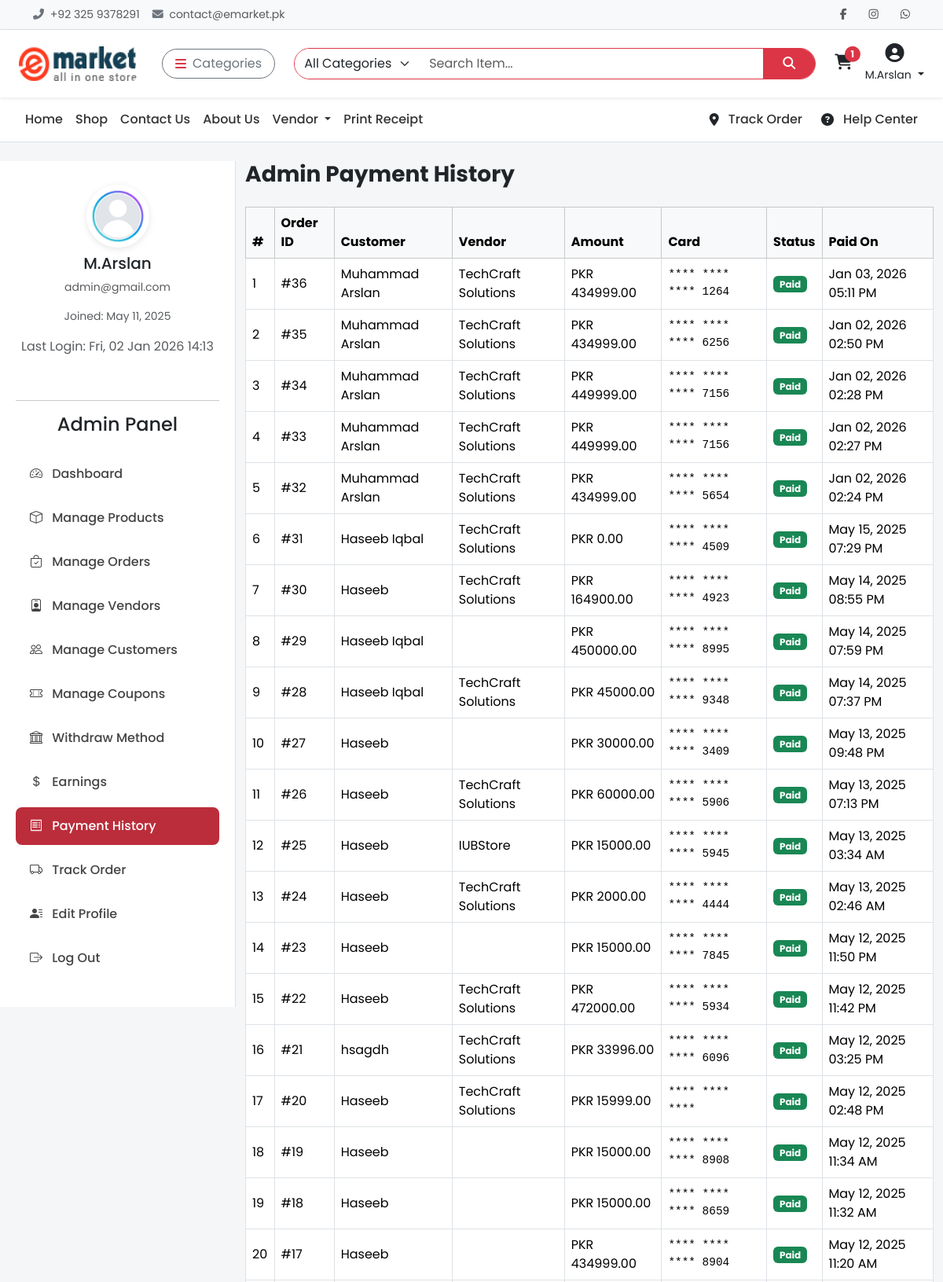
Page /admin-panel/payment-history/ (signed in, upper part) on the committed database.
### api/models.py (models this page shows, shortened)
class Cart(models.Model):
    user = models.ForeignKey(settings.AUTH_USER_MODEL, on_delete=models.CASCADE, null=True, blank=True)
    session_key = models.CharField(max_length=40, null=True, blank=True)
    created_at = models.DateTimeField(auto_now_add=True)
    coupon = models.ForeignKey(Coupon, on_delete=models.SET_NULL, null=True, blank=True)
    total = models.DecimalField(max_digits=10, decimal_places=2, default=0)
    def total_amount(self):
        return self.total
    @property
    def total_items(self):
        return sum(item.quantity for item in self.items.all())
    @staticmethod
    def get_or_create_cart(request):
        if request.user.is_authenticated:
            cart, _ = Cart.objects.get_or_create(user=request.user, session_key=None)
        else:
            session_key = request.session.session_key
            if not session_key:
                request.session.create()
                session_key = request.session.session_key
            cart, _ = Cart.objects.get_or_create(user=None, session_key=session_key)
        return cart

class CartItem(models.Model):
    cart = models.ForeignKey(Cart, related_name='items', on_delete=models.CASCADE)
    product = models.ForeignKey('Product', on_delete=models.CASCADE)
    color = models.ForeignKey('ProductColorVariant', on_delete=models.SET_NULL, null=True, blank=True)
    size = models.ForeignKey('ProductSizeVariant', on_delete=models.SET_NULL, null=True, blank=True)
    quantity = models.PositiveIntegerField(default=1)
    @property
    def total_price(self):
        base_price = self.product.base_price
        color_price = self.color.price if self.color else Decimal(0)
        size_price = self.size.price if self.size else Decimal(0)
        return (base_price + color_price + size_price) * self.quantity

class CustomUser(AbstractUser):
    email = models.EmailField(unique=True)
    phone = models.CharField(max_length=20, blank=True)
    profile_image = models.ImageField(upload_to='profiles/', blank=True, null=True)
    is_vendor = models.BooleanField(default=False)
    is_customer = models.BooleanField(default=True)
    address = models.TextField(blank=True)

class Payment(models.Model):
    order = models.OneToOneField(Order, on_delete=models.CASCADE)
    card_number = models.CharField(max_length=20)  # Mask in production
    expiry = models.CharField(max_length=5)
    cvv = models.CharField(max_length=4)
    payment_status = models.CharField(max_length=20, default='Success')

class Order(models.Model):
    STATUS_CHOICES = [
        ('Pending', 'Pending'),
        ('Processing', 'Processing'),
        ('Shipped', 'Shipped'),
        ('Delivered', 'Delivered'),
        ('Cancelled', 'Cancelled'),
        ('Returned', 'Returned'),
    ]
    user = models.ForeignKey(settings.AUTH_USER_MODEL, on_delete=models.SET_NULL, null=True, blank=True)
    full_name = models.CharField(max_length=255)
    email = models.EmailField()
    phone = models.CharField(max_length=20)
    address = models.TextField()
    city = models.CharField(max_length=100)
    zip_code = models.CharField(max_length=10)
    total_amount = models.DecimalField(max_digits=10, decimal_places=2)
    status = models.CharField(max_length=20, choices=STATUS_CHOICES, default='Pending')
    created_at = models.DateTimeField(auto_now_add=True)
    shipped_at = models.DateTimeField(null=True, blank=True)
    delivered_at = models.DateTimeField(null=True, blank=True)
    courier = models.CharField(max_length=100, blank=True, null=True)
    tracking_number = models.CharField(max_length=100, blank=True, null=True)
    estimated_delivery = models.DateField(default=default_estimated_delivery, null=True, blank=True)

class Vendor(models.Model):
    user = models.OneToOneField(settings.AUTH_USER_MODEL, related_name='vendor', on_delete=models.CASCADE)
    vendor_slug = models.SlugField(blank=True, null=True)
    slug = models.SlugField(blank=True, null=True)
    business_name = models.CharField(max_length=255)
    business_type = models.CharField(max_length=100, choices=[
        ('Individual', 'Individual'),
        ('Company', 'Company'),
        ('Agency', 'Agency'),
    ])
    registration_number = models.CharField(max_length=100)
    tax_id = models.CharField(max_length=100, blank=True, null=True)
    business_description = models.TextField(blank=True)
    phone_number = models.CharField(max_length=20)
    alternate_phone = models.CharField(max_length=20, blank=True, null=True)
    address = models.TextField()
    city = models.CharField(max_length=100)
    state = models.CharField(max_length=100)
    zip_code = models.CharField(max_length=20)
    country = models.CharField(max_length=100)
    bank_name = models.CharField(max_length=100)
    account_holder_name = models.CharField(max_length=100)
    account_number = models.CharField(max_length=100)
    swift_code = models.CharField(max_length=100)
    total_earnings = models.DecimalField(max_digits=10, decimal_places=2, default=0)
    available_balance = models.DecimalField(max_digits=10, decimal_places=2, default=0)
    business_license = models.FileField(upload_to='vendor/licenses/')
    tax_certificate = models.FileField(upload_to='vendor/tax_docs/', blank=True, null=True)
    id_proof = models.FileField(upload_to='vendor/id_proof/')
    logo = models.ImageField(upload_to='vendor/logos/', blank=True, null=True)
    website = models.URLField(blank=True, null=True)
    social_links = models.TextField(blank=True, help_text="Add links separated by commas")
    average_rating = models.DecimalField(max_digits=3, decimal_places=2, default=0.0)
    total_reviews = models.PositiveIntegerField(default=0)
    verified_vendor = models.BooleanField(default=False)
    preferred_payment_method = models.CharField(max_length=50, choices=[
        ('Bank Transfer', 'Bank Transfer'),
        ('PayPal', 'PayPal'),
    ])
    is_payment_info_verified = models.BooleanField(default=False)
    agreed_to_terms = models.BooleanField(default=False)
    created_at = models.DateTimeField(auto_now_add=True)

### api/history.py (the view)
# urls.py: path('admin-panel/payment-history/', history.admin_payment_history, name='admin_payment_history'),
@login_required
def admin_payment_history(request):
    if not request.user.is_staff:
        messages.error(request, "You do not have permission to access this page.")
        return redirect('home')
    payments = Payment.objects.select_related('order__user').prefetch_related('order__items__product__vendor').all().order_by('-order__created_at')
    latest_payment = payments.first() if payments.exists() else None
    context = {
        'payments': payments,
        'latest_payment': latest_payment,
    }
    return render(request, 'admin/payment_history.html', context)

### api/context_processors.py (called while the page is built)
def cart_total_items(request):
    cart = Cart.get_or_create_cart(request)
    return {'cart': cart}

### templates/admin/payment_history.html (shortened to what this page needs)
{% extends 'base.html' %}
{% load static %}
{% block content %}
<div class="container-fluid py-4">
  <div class="row">
    <div class="col-md-3 sidebar">
      <div class="text-center mb-4">
        <img src="{% static 'images/default-user.png' %}" alt="Admin Image" class="user-img mb-2">
        <h5>{{ request.user.username }} </h5>
        <p class="text-muted small">{{ request.user.email }}</p>
        <p class="small text-muted">Joined: {{ request.user.date_joined|date:"M d, Y" }}</p>
          {% if request.user.last_login %}
  <p class="text-muted">Last Login: {{ request.user.last_login|date:"D, d M Y H:i" }}</p>
   {% endif %}
      </div>
      <hr>
      {% include 'includes/sidebar_admin.html' %}
    </div>
    <div class="col-md-9">
      <h3 class="fw-bold mb-4">Admin Payment History</h3>
      {% if payments %}
      <div class="table-responsive mb-5">
        <table class="table table-bordered table-hover align-middle">
          <thead class="table-light">
            <tr>
              <th>#</th>
              <th>Order ID</th>
              <th>Customer</th>
              <th>Vendor</th>
              <th>Amount</th>
              <th>Card</th>
              <th>Status</th>
              <th>Paid On</th>
            </tr>
          </thead>
          <tbody>
            {% for payment in payments %}
            <tr>
              <td>{{ forloop.counter }}</td>
              <td>#{{ payment.order.id }}</td>
              <td>{{ payment.order.full_name }}</td>
              <td>{{ payment.order.user.vendor.business_name }}</td>
              <td>PKR {{ payment.order.total_amount|floatformat:2 }}</td>
              <td class="payment-method">**** **** **** {{ payment.card_number|slice:"-4:" }}</td>
              <td>
                {% if payment.payment_status == "Success" %}
                  <span class="badge bg-success">Paid</span>
                {% else %}
                  <span class="badge bg-danger">{{ payment.payment_status }}</span>
                {% endif %}
              </td>
              <td>{{ payment.order.created_at|date:"M d, Y h:i A" }}</td>
            </tr>
            {% endfor %}
          </tbody>
        </table>
      </div>
      {% else %}
      <div class="alert alert-info">No payments recorded in the system.</div>
      {% endif %}
    </div>
  </div>
</div>
{% endblock %}

### templates/includes/header.html (shortened to what this page needs)
{% load static %}
<div class="topbar border-bottom bg-light py-2 small">
  <div class="container d-flex justify-content-between align-items-center flex-wrap">
    <div class="text-muted d-flex align-items-center gap-3">
      <span><i class="fas fa-phone-alt me-1 text-secondary"></i> +92 325 9378291</span>
      <span><i class="fas fa-envelope me-1 text-secondary"></i> contact@emarket.pk</span>
    </div>
    <div class="d-flex align-items-center gap-3 mt-2 mt-md-0">
      <a href="https://www.facebook.com/ChoudharyMuhammadArslan" class="text-muted"><i class="fab fa-facebook-f"></i></a>
      <a href="https://www.instagram.com/choudharymuhammadarslan/" class="text-muted"><i class="fab fa-instagram"></i></a>
      <a href="https://wa.me/923229989145" class="text-muted"><i class="fab fa-whatsapp"></i></a>
    </div>
  </div>
</div>
<nav class="navbar navbar-expand-lg bg-white shadow-sm py-3 sticky-top">
  <div class="container-fluid px-4">
    <a class="navbar-brand fw-bold me-4 d-flex align-items-center" href="{% url 'home' %}">
      <img src="{% static 'images/logo.jpg' %}" alt="Logo" width="150" height="30" class="me-2 rounded">
    </a>
    <div class="dropdown me-3">
      <button class="btn btn-outline-secondary d-flex align-items-center rounded-pill px-3" type="button" data-bs-toggle="dropdown">
        <i class="fas fa-bars me-2 text-danger"></i> Categories
      </button>
    </div>
    <form class="d-flex flex-grow-1 mx-2" method="GET" action="{% url 'search_products' %}">
      <div class="input-group rounded-pill overflow-hidden border border-danger">
        <select name="category" class="form-select border-0" style="max-width: 160px;">
          <option value="">All Categories</option>
        </select>
        <input type="search" name="q" class="form-control border-0" placeholder="Search Item..." required>
        <button class="btn btn-danger rounded-0 px-4" type="submit"><i class="fas fa-search"></i></button>
      </div>
    </form>
    <div class="d-flex align-items-center ms-3 gap-3">
      <a href="#" id="cart-icon" class="text-dark position-relative" data-bs-toggle="offcanvas" data-bs-target="#cartSidebar">
        <i class="fas fa-shopping-cart fs-5"></i>
        {% if cart.total_items > 0 %}
        <span class="position-absolute top-0 start-100 translate-middle badge rounded-pill bg-danger">
          {{ cart.total_items }}
        </span>
        {% endif %}
        <br>
      </a>
{% if user.is_authenticated %}
  <div class="dropdown text-center">
    <a href="#" class="text-dark text-decoration-none dropdown-toggle" data-bs-toggle="dropdown">
      <i class="fas fa-user-circle fs-4"></i><br>
      <small>{{ user.username }}</small>
    </a>
  </div>
{% else %}
  <a href="#" class="text-dark text-decoration-none text-center" data-bs-toggle="modal" data-bs-target="#loginModal">
    <i class="fas fa-sign-in-alt fs-5"></i><br><small>Login</small>
  </a>
{% endif %}
    </div>
  </div>
</nav>

### templates/base.html (style rules this page uses)
* { font-family: 'Poppins', sans-serif; }
body { background-color: #f4f4f4; }
.topbar { background-color: #f8f9fa; font-size: 14px; padding: 6px 0; }
.topbar a { color: #333; margin-left: 12px; transition: color 0.2s ease; }
.navbar-brand img { height: 44px; }

### templates/admin/payment_history.html (style rules this page uses)
body { background-color: #f4f6f8; font-family: 'Poppins', sans-serif; }
.sidebar { background: white; height: 100%; position: sticky; top: 0; padding: 30px 20px; border-right: 1px solid #e0e0e0; display: flex; flex-direction: column; }
.user-img { width: 100px; height: 100px; object-fit: cover; border-radius: 50%; margin: 0 auto 15px; display: block; box-shadow: 0 2px 8px rgba(0, 0, 0, 0.1); }
.user-img { width: 100px; height: 100px; object-fit: cover; border-radius: 50%; box-shadow: 0 2px 8px rgba(0, 0, 0, 0.1); }
.user-img { width: 80px; height: 80px; object-fit: cover; border-radius: 50%; }
.payment-method { font-family: monospace; color: #6c757d; font-size: 0.9rem; }

### rows in the picture
Cart: total_items "1"
CustomUser: username "M.Arslan", user.username "M.Arslan", user.email "admin@gmail.com", user.date_joined "May 11, 2025", user.last_login "Fri, 02 Jan 2026 14:13"
Payment: order.id "36", order.full_name "Muhammad Arslan", order.user.vendor.business_name "TechCraft Solutions", order.total_amount "434999.00", card_number "1264", payment_status "Paid", order.created_at "Jan 03, 2026 05:11 PM"
Payment: order.id "35", order.full_name "Muhammad Arslan", order.user.vendor.business_name "TechCraft Solutions", order.total_amount "434999.00", card_number "6256", payment_status "Paid", order.created_at "Jan 02, 2026 02:50 PM"
Payment: order.id "34", order.full_name "Muhammad Arslan", order.user.vendor.business_name "TechCraft Solutions", order.total_amount "449999.00", card_number "7156", payment_status "Paid", order.created_at "Jan 02, 2026 02:28 PM"
Payment: order.id "33", order.full_name "Muhammad Arslan", order.user.vendor.business_name "TechCraft Solutions", order.total_amount "449999.00", card_number "7156", payment_status "Paid", order.created_at "Jan 02, 2026 02:27 PM"
Payment: order.id "32", order.full_name "Muhammad Arslan", order.user.vendor.business_name "TechCraft Solutions", order.total_amount "434999.00", card_number "5654", payment_status "Paid", order.created_at "Jan 02, 2026 02:24 PM"
Payment: order.id "31", order.full_name "Haseeb Iqbal", order.user.vendor.business_name "TechCraft Solutions", order.total_amount "0.00", card_number "4509", payment_status "Paid", order.created_at "May 15, 2025 07:29 PM"
Payment: order.id "30", order.full_name "Haseeb", order.user.vendor.business_name "TechCraft Solutions", order.total_amount "164900.00", card_number "4923", payment_status "Paid", order.created_at "May 14, 2025 08:55 PM"
Payment: order.id "29", order.full_name "Haseeb Iqbal", order.total_amount "450000.00", card_number "8995", payment_status "Paid", order.created_at "May 14, 2025 07:59 PM"
Payment: order.id "28", order.full_name "Haseeb Iqbal", order.user.vendor.business_name "TechCraft Solutions", order.total_amount "45000.00", card_number "9348", payment_status "Paid", order.created_at "May 14, 2025 07:37 PM"
Payment: order.id "27", order.full_name "Haseeb", order.total_amount "30000.00", card_number "3409", payment_status "Paid", order.created_at "May 13, 2025 09:48 PM"
Payment: order.id "26", order.full_name "Haseeb", order.user.vendor.business_name "TechCraft Solutions", order.total_amount "60000.00", card_number "5906", payment_status "Paid", order.created_at "May 13, 2025 07:13 PM"
Payment: order.id "25", order.full_name "Haseeb", order.user.vendor.business_name "IUBStore", order.total_amount "15000.00", card_number "5945", payment_status "Paid", order.created_at "May 13, 2025 03:34 AM"
Payment: order.id "24", order.full_name "Haseeb", order.user.vendor.business_name "TechCraft Solutions", order.total_amount "2000.00", card_number "4444", payment_status "Paid", order.created_at "May 13, 2025 02:46 AM"
Payment: order.id "23", order.full_name "Haseeb", order.total_amount "15000.00", card_number "7845", payment_status "Paid", order.created_at "May 12, 2025 11:50 PM"
Payment: order.id "22", order.full_name "Haseeb", order.user.vendor.business_name "TechCraft Solutions", order.total_amount "472000.00", card_number "5934", payment_status "Paid", order.created_at "May 12, 2025 11:42 PM"
Payment: order.id "21", order.full_name "hsagdh", order.user.vendor.business_name "TechCraft Solutions", order.total_amount "33996.00", card_number "6096", payment_status "Paid", order.created_at "May 12, 2025 03:25 PM"
Payment: order.id "20", order.full_name "Haseeb", order.user.vendor.business_name "TechCraft Solutions", order.total_amount "15999.00", payment_status "Paid", order.created_at "May 12, 2025 02:48 PM"
Payment: order.id "19", order.full_name "Haseeb", order.total_amount "15000.00", card_number "8908", payment_status "Paid", order.created_at "May 12, 2025 11:34 AM"
Payment: order.id "18", order.full_name "Haseeb", order.total_amount "15000.00", card_number "8659", payment_status "Paid", order.created_at "May 12, 2025 11:32 AM"
Payment: order.id "17", order.full_name "Haseeb", order.total_amount "434999.00", card_number "8904", payment_status "Paid", order.created_at "May 12, 2025 11:20 AM"
